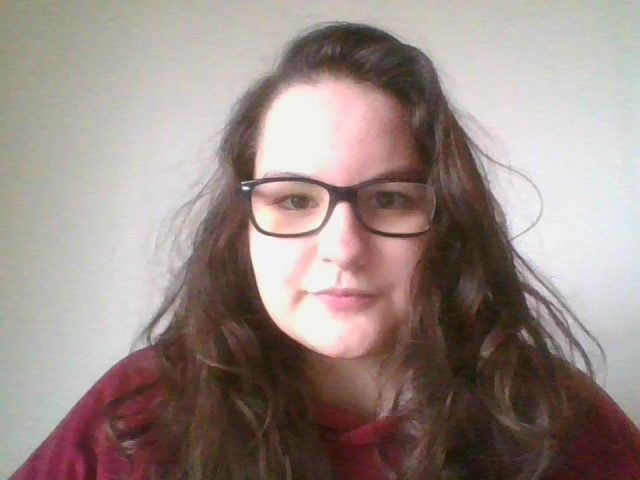
#> input picture dataSet/G1_10.jpg, 640 x 480 px, given in place of the camera
$ python reconhecedor_lbph.py
#> lines starting #> are read from the running program, lines starting #| are printed output that depends on the picture; after the words box and inside, x2 and y2 are one past the last pixel; in counts of white or black regions, pixels touching at a corner belong together
#######################################################################################################################
# ------------------------------------------------- Breve detalhamento ------------------------------------------------#
#######################################################################################################################
# Confiança corresponde à medida entre a imagem facial submetida e a imagem facial classificada.
# Quanto mais próximo de 1 melhor será.
#
# >>> Parametros LBPH (radius, neighbors, grid_x, grid_y, threshold):
# >> radius: Raio maior aumenta a abrangência mas pode perder bordas finas (pontos mais distantes).
#   Quanto maior o raio mais padrões podem ser codificados, mas aumenta o esforço computacional.
# >> neighbors:  Número de pontos da amostra para construir um padrão local. Quanto maior o número de vizinhos maior é
#   o esforço computacional
# >> grid_x: Número de células na horizontal. Quanto mais células maior é a dimensionalidade do vetor de
#   características (histogramas)
# >> grid_y: Número de células na vertical. Se a grade aumentar serão usados menos pixels em cada histograma
#   (mais esparços)
# >> threshold: Limite de confiança
#
# --------------------------------------------Script do Grupo 8-------------------------------------------------------#
#######################################################################################################################

# -*- coding: utf-8 -*-
import cv2

# >>> Cores em BGR
branco = [255, 255, 255]
azul_navy = [139, 0, 0]
vermelho_escuro = [0, 0, 139]

# >>> Escolher qual metodo de detecção de faces
detectorFace = cv2.CascadeClassifier("Haar/haarcascade_frontalface_default.xml")
# detectorFace = cv2.CascadeClassifier("Haar/haarcascade_frontalface_alt.xml")
# detectorFace = cv2.CascadeClassifier("Haar/haarcascade_frontalcatface.xml")

# >>> A utilizar o LBPH com as características
reconhecedor = cv2.face.LBPHFaceRecognizer_create(2, 2, 7, 7, 15)

# >>> Escolher a base (treinamento com redimensionamento ou sem)
# reconhecedor.read("Recogniser/trainingDataLBPH.xml") # classificador de teste
reconhecedor.read("classificadorLBPH.yml")  # classific# ador sem redimensionamento

# >>> Escolher a escala de redimensionamento
largura, altura = 220, 220
# largura, altura = 640 , 480
# largura, altura = 1280 , 720

font = cv2.FONT_HERSHEY_COMPLEX_SMALL
camera = cv2.VideoCapture(0)

while (True):
    conectado, imagem = camera.read()
#> imagem is the input picture: shape (480, 640, 3); mean B, G, R 134.6, 139.4, 153.9
    imagemCinza = cv2.cvtColor(imagem, cv2.COLOR_BGR2GRAY)
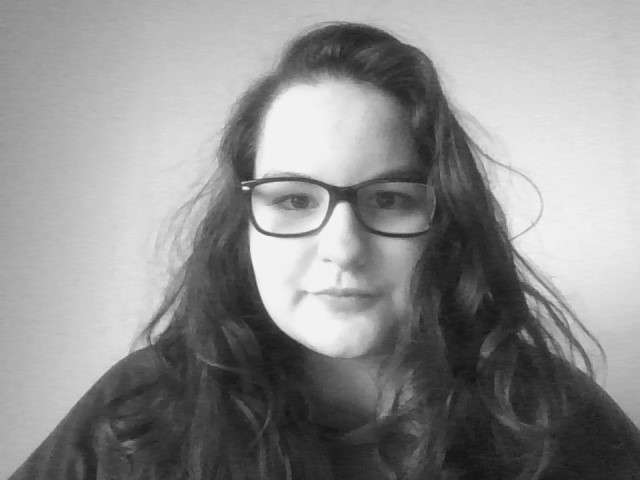
#> imagemCinza: shape (480, 640); min 17, max 252, mean 143.2
    facesDetectadas = detectorFace.detectMultiScale(imagemCinza)
#> facesDetectadas = [[221, 111, 238, 238]]
    for (x, y, l, a) in facesDetectadas:
        imagemFace = cv2.resize(imagemCinza[y:y + a, x:x + l], (largura, altura))
        cv2.rectangle(imagem, (x, y), (x + l, y + a), vermelho_escuro, 2)

        # >>> Escolher se vai utilizar imagem redimensionada ou não
        id, confianca = reconhecedor.predict(imagemFace)  # usando a imagem redimensionada
        # id, confianca = reconhecedor.predict(imagemCinza) #usando a imagem sem redimensionamento

        nome = ""
        if id == 8:
            nome = 'Grupo 8'
        else:
            nome = 'Nao Identificado'
        cv2.putText(imagem, nome, (x, y + (a + 30)), font, 2, branco)
        cv2.putText(imagem, 'Confianca: ', (x, y + (a + 50)), font, 1, branco)
        cv2.putText(imagem, str(round(confianca)), (x + 150, y + (a + 50)), font, 1, branco)
#> this loop made 1 pass
#> (x, y, l, a, id, confianca, nome) on pass 1: (221, 111, 238, 238, -1, 1.8e+308, 'Nao Identificado')
#> pass 1, `imagemFace = cv2.resize(imagemCinza[y:y + a, x:x + l], (largura, altur..`:
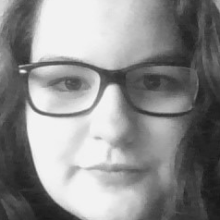
#> imagemFace: shape (220, 220); min 24, max 248, mean 140.3
#> after the loop:
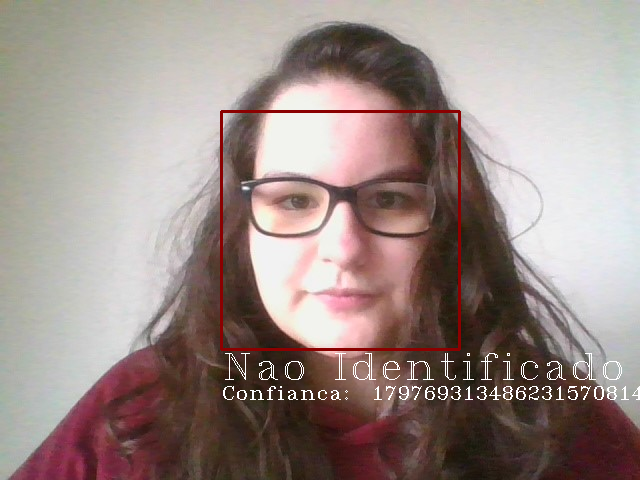
#> imagem: shape (480, 640, 3); 1.81% of pixels changed, all inside (x1, y1, x2, y2) = (220, 110, 640, 400)

    cv2.imshow("Reconhecimento por LBPH", imagem)
    if cv2.waitKey(1) == ord('q'):
#> (key q is pressed here)
        break

camera.release()
cv2.destroyAllWindows()

$ run again, on dataSet/G1_13.jpg
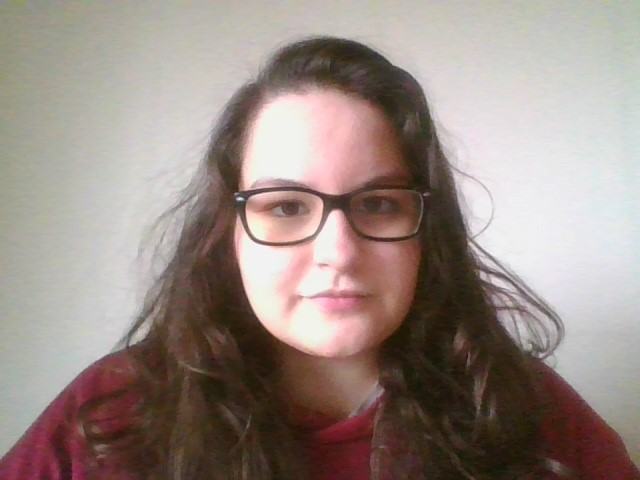
#> input picture dataSet/G1_13.jpg, 640 x 480 px, given in place of the camera
#> imagem is the input picture: shape (480, 640, 3); mean B, G, R 132.1, 138.6, 152.9
#> facesDetectadas = [[208, 119, 238, 238]]
#> the loop `for (x, y, l, a) in facesDetectadas:` made 1 pass
#> (x, y, l, a, id, confianca, nome) on pass 1: (208, 119, 238, 238, -1, 1.8e+308, 'Nao Identificado')
#> pass 1, `imagemFace = cv2.resize(imagemCinza[y:y + a, x:x + l], (largura, altur..`:
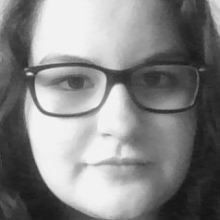
#> imagemFace: shape (220, 220); min 19, max 249, mean 132.6
#> after the loop `for (x, y, l, a) in facesDetectadas:`:
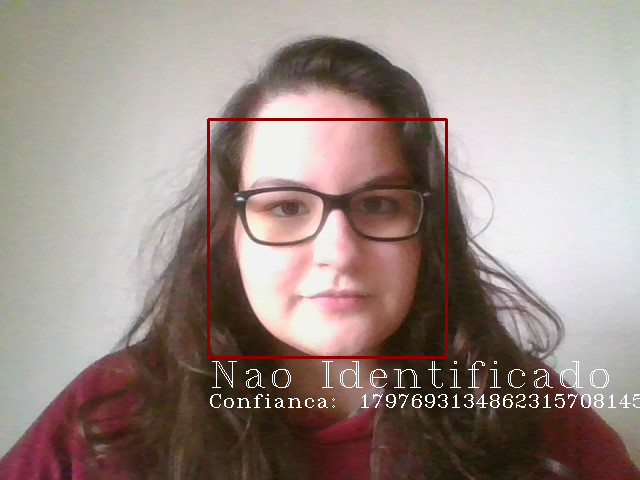
#> imagem: shape (480, 640, 3); 1.82% of pixels changed, all inside (x1, y1, x2, y2) = (207, 118, 640, 408)
